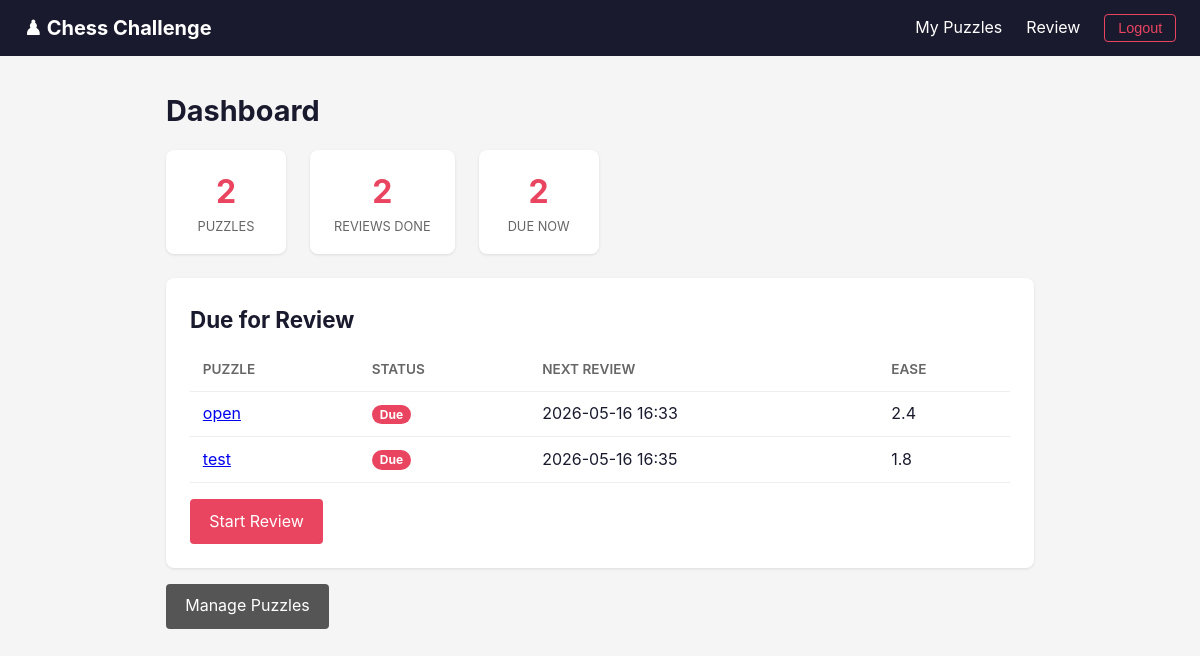
Page / (signed in) on the earlier database version.
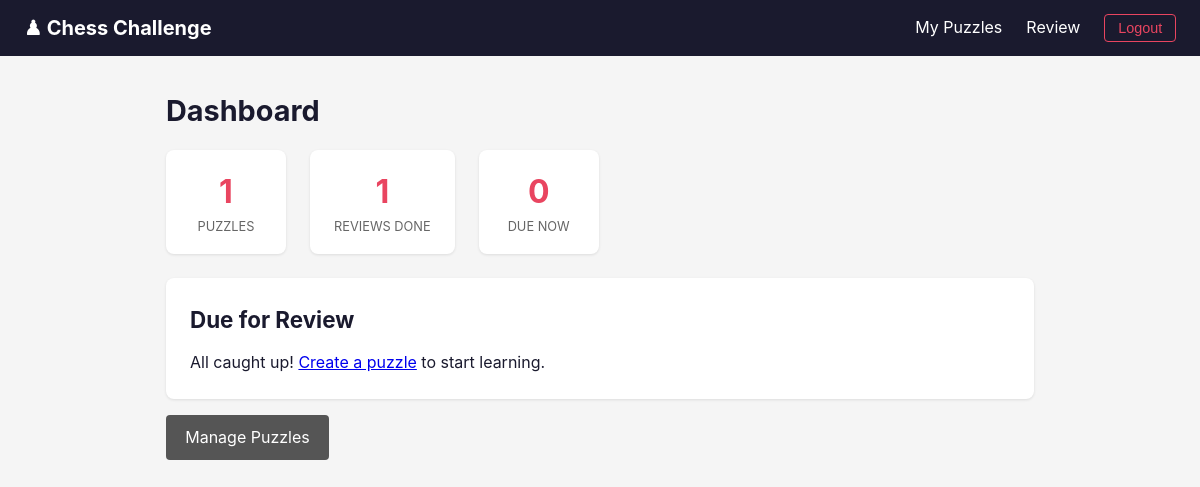
Same page on the later database version.
### app/models/review.py (models this page shows)
class Review(Base):
    __tablename__ = "reviews"
    id: Mapped[int] = mapped_column(Integer, primary_key=True, autoincrement=True)
    user_id: Mapped[int] = mapped_column(ForeignKey("users.id"), nullable=False, index=True)
    puzzle_id: Mapped[int] = mapped_column(ForeignKey("puzzles.id"), nullable=False, index=True)
    ease_factor: Mapped[float] = mapped_column(Float, default=2.5, nullable=False)
    interval: Mapped[int] = mapped_column(Integer, default=0, nullable=False)
    repetitions: Mapped[int] = mapped_column(Integer, default=0, nullable=False)
    total_attempts: Mapped[int] = mapped_column(Integer, default=0, nullable=False)
    total_failures: Mapped[int] = mapped_column(Integer, default=0, nullable=False)
    total_time_ms: Mapped[int] = mapped_column(Integer, default=0, nullable=False)
    last_reviewed: Mapped[datetime.datetime | None] = mapped_column(DateTime, nullable=True)
    next_review: Mapped[datetime.datetime] = mapped_column(
        DateTime, server_default=func.now(), nullable=False
    )
    user: Mapped[User] = relationship("User", back_populates="reviews")
    puzzle: Mapped[Puzzle] = relationship("Puzzle", back_populates="reviews")

### app/models/puzzle.py (models this page shows)
class Puzzle(Base):
    __tablename__ = "puzzles"
    id: Mapped[int] = mapped_column(Integer, primary_key=True, autoincrement=True)
    creator_id: Mapped[int] = mapped_column(ForeignKey("users.id"), nullable=False, index=True)
    title: Mapped[str] = mapped_column(String(255), nullable=False)
    fen: Mapped[str] = mapped_column(String(255), nullable=False)
    solution_moves: Mapped[str] = mapped_column(Text, nullable=False)
    created_at: Mapped[datetime.datetime] = mapped_column(
        DateTime, server_default=func.now()
    )
    creator: Mapped[User] = relationship("User", back_populates="puzzles")
    reviews: Mapped[list[Review]] = relationship(
        "Review", back_populates="puzzle", cascade="all, delete-orphan"
    )

### app/main.py (the view)
@app.get("/", response_class=HTMLResponse)
async def dashboard(
    request: Request,
    db: AsyncSession = Depends(get_db),
    user: User | None = Depends(current_user_optional),
):
    ctx = templates_with_user(request, user)
    if user is None:
        return templates.TemplateResponse(request, "index.html", ctx)
    now = datetime.datetime.now(datetime.UTC)
    total_puzzles_q = select(func.count(Puzzle.id)).where(Puzzle.creator_id == user.id)
    total_puzzles = await db.scalar(total_puzzles_q)
    due_q = (
        select(Review)
        .options(selectinload(Review.puzzle))
        .where(Review.user_id == user.id, Review.next_review <= now)
        .order_by(Review.next_review.asc())
    )
    due_reviews = (await db.execute(due_q)).scalars().all()
    new_puzzles_q = (
        select(Puzzle)
        .outerjoin(Review, (Review.puzzle_id == Puzzle.id) & (Review.user_id == user.id))
        .where(Puzzle.creator_id == user.id, Review.id.is_(None))
    )
    new_puzzles = (await db.execute(new_puzzles_q)).scalars().all()
    total_reviews_q = select(func.count(Review.id)).where(Review.user_id == user.id)
    total_reviews = await db.scalar(total_reviews_q)
    ctx.update(
        total_puzzles=total_puzzles or 0,
        due_reviews=due_reviews,
        new_puzzles=new_puzzles,
        total_reviews=total_reviews or 0,
        now=now,
    )
    return templates.TemplateResponse(request, "dashboard.html", ctx)

### app/templates/dashboard.html (shortened to what this page needs)
{% extends "base.html" %}
{% block content %}
<h1>Dashboard</h1>
<div class="stats">
  <div class="stat-card">
    <div class="value">{{ total_puzzles }}</div>
    <div class="label">Puzzles</div>
  </div>
  <div class="stat-card">
    <div class="value">{{ total_reviews }}</div>
    <div class="label">Reviews Done</div>
  </div>
  <div class="stat-card">
    <div class="value">{{ (due_reviews|length) + (new_puzzles|length) }}</div>
    <div class="label">Due Now</div>
  </div>
</div>
<div class="card">
  <h2>Due for Review</h2>
  {% if due_reviews or new_puzzles %}
    <table>
      <thead><tr><th>Puzzle</th><th>Status</th><th>Next Review</th><th>Ease</th></tr></thead>
      <tbody>
      {% for r in due_reviews %}
        <tr>
          <td><a href="/review">{{ r.puzzle.title }}</a></td>
          <td><span class="due-badge">Due</span></td>
          <td>{{ r.next_review.strftime('%Y-%m-%d %H:%M') if r.next_review else '—' }}</td>
          <td>{{ "%.1f"|format(r.ease_factor) }}</td>
        </tr>
      {% endfor %}
      </tbody>
    </table>
    <a href="/review" class="btn" style="margin-top:1rem;">Start Review</a>
  {% else %}
    <p>All caught up! <a href="/puzzles/new">Create a puzzle</a> to start learning.</p>
  {% endif %}
</div>
<div style="margin-top:1rem;">
  <a href="/puzzles" class="btn btn-secondary">Manage Puzzles</a>
</div>
{% endblock %}

Differences in the rows shown:
no longer on this page (row edited): Review: puzzle "open", next_review "2026-05-16 16:33", ease_factor "2.4"
removed Review: puzzle "test", next_review "2026-05-16 16:35", ease_factor "1.8"
Other differences:
{{ total_puzzles }}: "2" → "1"
{{ total_reviews }}: "2" → "1"
{{ (due_reviews|length) + (new_puzzles|length) }}: "2" → "0"
text no longer shown: "PUZZLE STATUS NEXT REVIEW EASE Start Review"
text now shown: "All caught up! Create a puzzle to start learning."
